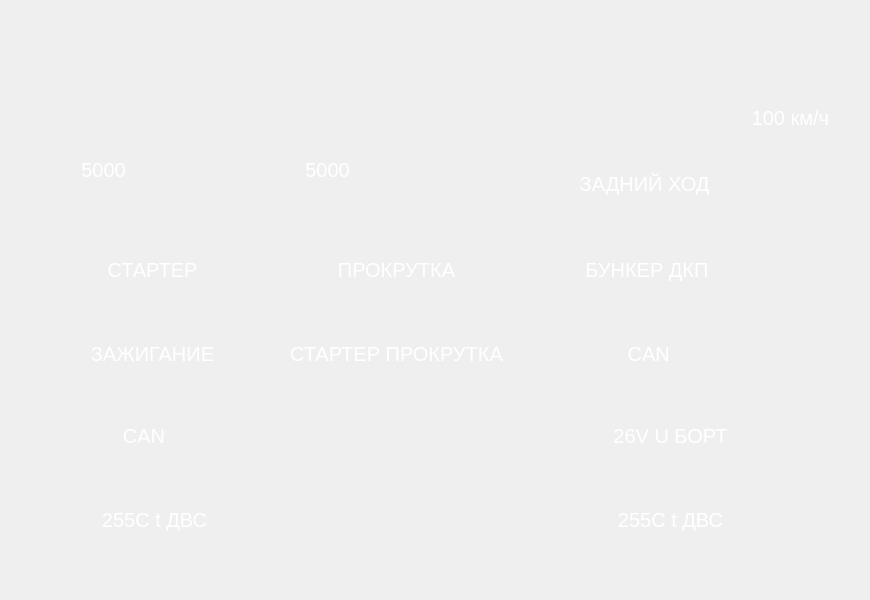
<?xml version="1.0" encoding="UTF-8"?>
<ui version="4.0">
 <class>ServiceOtherEngineLeftForm</class>
 <widget class="QWidget" name="ServiceOtherEngineLeftForm">
  <property name="geometry">
   <rect>
    <x>0</x>
    <y>0</y>
    <width>870</width>
    <height>600</height>
   </rect>
  </property>
  <property name="windowTitle">
   <string>Form</string>
  </property>
  <widget class="QFrame" name="frame_background">
   <property name="geometry">
    <rect>
     <x>0</x>
     <y>0</y>
     <width>870</width>
     <height>600</height>
    </rect>
   </property>
   <property name="styleSheet">
    <string notr="true">QFrame#frame_background
{
	background-image: url(:/Images/Images/service/other/engine/backgrounds/service_engine_sub-background_engine.png);
}</string>
   </property>
   <property name="frameShape">
    <enum>QFrame::NoFrame</enum>
   </property>
   <property name="frameShadow">
    <enum>QFrame::Plain</enum>
   </property>
   <widget class="QPushButton" name="pushButton_starter">
    <property name="geometry">
     <rect>
      <x>32</x>
      <y>242</y>
      <width>241</width>
      <height>55</height>
     </rect>
    </property>
    <property name="font">
     <font>
      <pointsize>15</pointsize>
     </font>
    </property>
    <property name="styleSheet">
     <string notr="true">QPushButton
{
	border-style:none;
	outline: none;
	background-image: url(:/Images/Images/service/buttons/service_button_off.png);
	color: white;
}

QPushButton::pressed
{
	border-style:none;
	outline: none;
	background-image: url(:/Images/Images/service/buttons/service_button_on.png);
	color: black;
}</string>
    </property>
    <property name="text">
     <string>СТАРТЕР</string>
    </property>
    <property name="checkable">
     <bool>false</bool>
    </property>
    <property name="checked">
     <bool>false</bool>
    </property>
   </widget>
   <widget class="QLabel" name="label_bunkerDKP">
    <property name="geometry">
     <rect>
      <x>552</x>
      <y>242</y>
      <width>241</width>
      <height>55</height>
     </rect>
    </property>
    <property name="font">
     <font>
      <pointsize>15</pointsize>
     </font>
    </property>
    <property name="styleSheet">
     <string notr="true">	border-style:none;
	outline: none;
	background-image: url(:/Images/Images/service/buttons/service_button_off.png);
	color: white;</string>
    </property>
    <property name="text">
     <string>      БУНКЕР ДКП</string>
    </property>
   </widget>
   <widget class="QLabel" name="label_bunkerDKP1">
    <property name="geometry">
     <rect>
      <x>746</x>
      <y>252</y>
      <width>33</width>
      <height>33</height>
     </rect>
    </property>
    <property name="styleSheet">
     <string notr="true">border-style:none;
outline: none;
background-image: url(:/Images/Images/service/buttons/service_indication_on.png);</string>
    </property>
    <property name="text">
     <string/>
    </property>
   </widget>
   <widget class="QLabel" name="label_rearGear1">
    <property name="geometry">
     <rect>
      <x>746</x>
      <y>166</y>
      <width>33</width>
      <height>33</height>
     </rect>
    </property>
    <property name="styleSheet">
     <string notr="true">border-style:none;
outline: none;
background-image: url(:/Images/Images/service/buttons/service_indication_off.png);</string>
    </property>
    <property name="text">
     <string/>
    </property>
   </widget>
   <widget class="QLabel" name="label_rearGear">
    <property name="geometry">
     <rect>
      <x>552</x>
      <y>156</y>
      <width>241</width>
      <height>55</height>
     </rect>
    </property>
    <property name="font">
     <font>
      <pointsize>15</pointsize>
     </font>
    </property>
    <property name="styleSheet">
     <string notr="true">	border-style:none;
	outline: none;
	background-image: url(:/Images/Images/service/buttons/service_button_off.png);
	color: white;</string>
    </property>
    <property name="text">
     <string>     ЗАДНИЙ ХОД</string>
    </property>
   </widget>
   <widget class="QLabel" name="label_voltageInternal">
    <property name="geometry">
     <rect>
      <x>550</x>
      <y>408</y>
      <width>241</width>
      <height>55</height>
     </rect>
    </property>
    <property name="font">
     <font>
      <pointsize>15</pointsize>
     </font>
    </property>
    <property name="styleSheet">
     <string notr="true">	border-style:none;
	outline: none;
	background-image: url(:/Images/Images/service/buttons/service_button_off.png);
	color: white;</string>
    </property>
    <property name="text">
     <string>26V U БОРТ</string>
    </property>
    <property name="alignment">
     <set>Qt::AlignCenter</set>
    </property>
   </widget>
   <widget class="QPushButton" name="pushButton_ignition">
    <property name="geometry">
     <rect>
      <x>32</x>
      <y>326</y>
      <width>241</width>
      <height>55</height>
     </rect>
    </property>
    <property name="font">
     <font>
      <pointsize>15</pointsize>
     </font>
    </property>
    <property name="styleSheet">
     <string notr="true">QPushButton
{
	border-style:none;
	outline: none;
	background-image: url(:/Images/Images/service/buttons/service_button_off.png);
	color: white;
}

QPushButton::checked
{
	border-style:none;
	outline: none;
	background-image: url(:/Images/Images/service/buttons/service_button_on.png);
	color: black;
}</string>
    </property>
    <property name="text">
     <string>ЗАЖИГАНИЕ</string>
    </property>
    <property name="checkable">
     <bool>true</bool>
    </property>
    <property name="checked">
     <bool>false</bool>
    </property>
   </widget>
   <widget class="QLabel" name="label_canExternal1">
    <property name="geometry">
     <rect>
      <x>228</x>
      <y>420</y>
      <width>33</width>
      <height>33</height>
     </rect>
    </property>
    <property name="styleSheet">
     <string notr="true">border-style:none;
outline: none;
background-image: url(:/Images/Images/service/buttons/service_indication_on.png);</string>
    </property>
    <property name="text">
     <string/>
    </property>
   </widget>
   <widget class="QLabel" name="label_canExternal">
    <property name="geometry">
     <rect>
      <x>34</x>
      <y>408</y>
      <width>241</width>
      <height>55</height>
     </rect>
    </property>
    <property name="font">
     <font>
      <pointsize>15</pointsize>
     </font>
    </property>
    <property name="styleSheet">
     <string notr="true">	border-style:none;
	outline: none;
	background-image: url(:/Images/Images/service/buttons/service_button_off.png);
	color: white;</string>
    </property>
    <property name="text">
     <string>                CAN</string>
    </property>
   </widget>
   <widget class="QLabel" name="label_temperatureInternal">
    <property name="geometry">
     <rect>
      <x>550</x>
      <y>492</y>
      <width>241</width>
      <height>55</height>
     </rect>
    </property>
    <property name="font">
     <font>
      <pointsize>15</pointsize>
     </font>
    </property>
    <property name="styleSheet">
     <string notr="true">	border-style:none;
	outline: none;
	background-image: url(:/Images/Images/service/buttons/service_button_off.png);
	color: white;</string>
    </property>
    <property name="text">
     <string>255C t ДВС</string>
    </property>
    <property name="alignment">
     <set>Qt::AlignCenter</set>
    </property>
   </widget>
   <widget class="QLabel" name="label_canInternal1">
    <property name="geometry">
     <rect>
      <x>744</x>
      <y>336</y>
      <width>33</width>
      <height>33</height>
     </rect>
    </property>
    <property name="styleSheet">
     <string notr="true">border-style:none;
outline: none;
background-image: url(:/Images/Images/service/buttons/service_indication_on.png);</string>
    </property>
    <property name="text">
     <string/>
    </property>
   </widget>
   <widget class="QLabel" name="label_canInternal">
    <property name="geometry">
     <rect>
      <x>550</x>
      <y>326</y>
      <width>241</width>
      <height>55</height>
     </rect>
    </property>
    <property name="font">
     <font>
      <pointsize>15</pointsize>
     </font>
    </property>
    <property name="styleSheet">
     <string notr="true">	border-style:none;
	outline: none;
	background-image: url(:/Images/Images/service/buttons/service_button_off.png);
	color: white;</string>
    </property>
    <property name="text">
     <string>              CAN</string>
    </property>
   </widget>
   <widget class="QLabel" name="label_temperatureExternal">
    <property name="geometry">
     <rect>
      <x>34</x>
      <y>492</y>
      <width>241</width>
      <height>55</height>
     </rect>
    </property>
    <property name="font">
     <font>
      <pointsize>15</pointsize>
     </font>
    </property>
    <property name="styleSheet">
     <string notr="true">	border-style:none;
	outline: none;
	background-image: url(:/Images/Images/service/buttons/service_button_off.png);
	color: white;</string>
    </property>
    <property name="text">
     <string>255C t ДВС</string>
    </property>
    <property name="alignment">
     <set>Qt::AlignCenter</set>
    </property>
   </widget>
   <widget class="QLabel" name="label_realRPM">
    <property name="geometry">
     <rect>
      <x>44</x>
      <y>154</y>
      <width>119</width>
      <height>31</height>
     </rect>
    </property>
    <property name="font">
     <font>
      <pointsize>15</pointsize>
     </font>
    </property>
    <property name="styleSheet">
     <string notr="true">
	color: white;</string>
    </property>
    <property name="text">
     <string>5000</string>
    </property>
    <property name="alignment">
     <set>Qt::AlignCenter</set>
    </property>
   </widget>
   <widget class="QLabel" name="label_needRPM">
    <property name="geometry">
     <rect>
      <x>278</x>
      <y>152</y>
      <width>99</width>
      <height>35</height>
     </rect>
    </property>
    <property name="font">
     <font>
      <pointsize>15</pointsize>
     </font>
    </property>
    <property name="styleSheet">
     <string notr="true">
	color: white;</string>
    </property>
    <property name="text">
     <string>5000</string>
    </property>
    <property name="alignment">
     <set>Qt::AlignCenter</set>
    </property>
   </widget>
   <widget class="QPushButton" name="pushButton_lessRPM">
    <property name="geometry">
     <rect>
      <x>202</x>
      <y>146</y>
      <width>49</width>
      <height>49</height>
     </rect>
    </property>
    <property name="styleSheet">
     <string notr="true">QPushButton
{
	border-style:none;
	outline: none;
	background-image: url(:/Images/Images/service/other/engine/buttons/service_engine_sub-background_engine_button_left_off.png);
	color: white;
}

QPushButton::pressed
{
	border-style:none;
	outline: none;
	background-image: url(:/Images/Images/service/other/engine/buttons/service_engine_sub-background_engine_button_left_on.png);
	color: black;
}</string>
    </property>
    <property name="text">
     <string/>
    </property>
    <property name="checkable">
     <bool>false</bool>
    </property>
    <property name="checked">
     <bool>false</bool>
    </property>
   </widget>
   <widget class="QPushButton" name="pushButton_moreRPM">
    <property name="geometry">
     <rect>
      <x>410</x>
      <y>146</y>
      <width>49</width>
      <height>49</height>
     </rect>
    </property>
    <property name="styleSheet">
     <string notr="true">QPushButton
{
	border-style:none;
	outline: none;
	background-image: url(:/Images/Images/service/other/engine/buttons/service_engine_sub-background_engine_button_right_off.png);
	color: white;
}

QPushButton::pressed
{
	border-style:none;
	outline: none;
	background-image: url(:/Images/Images/service/other/engine/buttons/service_engine_sub-background_engine_button_right_on.png);
	color: black;
}</string>
    </property>
    <property name="text">
     <string/>
    </property>
    <property name="checkable">
     <bool>false</bool>
    </property>
    <property name="checked">
     <bool>false</bool>
    </property>
   </widget>
   <widget class="QLabel" name="label_waterAlarm_6">
    <property name="geometry">
     <rect>
      <x>736</x>
      <y>102</y>
      <width>93</width>
      <height>31</height>
     </rect>
    </property>
    <property name="font">
     <font>
      <pointsize>15</pointsize>
     </font>
    </property>
    <property name="styleSheet">
     <string notr="true">
	color: white;</string>
    </property>
    <property name="text">
     <string>100 км/ч</string>
    </property>
    <property name="alignment">
     <set>Qt::AlignRight|Qt::AlignTrailing|Qt::AlignVCenter</set>
    </property>
   </widget>
   <widget class="QPushButton" name="pushButton_preroll">
    <property name="geometry">
     <rect>
      <x>276</x>
      <y>242</y>
      <width>241</width>
      <height>55</height>
     </rect>
    </property>
    <property name="font">
     <font>
      <pointsize>15</pointsize>
     </font>
    </property>
    <property name="styleSheet">
     <string notr="true">QPushButton
{
	border-style:none;
	outline: none;
	background-image: url(:/Images/Images/service/buttons/service_button_off.png);
	color: white;
}

QPushButton::pressed, QPushButton::checked
{
	border-style:none;
	outline: none;
	background-image: url(:/Images/Images/service/buttons/service_button_on.png);
	color: black;
}</string>
    </property>
    <property name="text">
     <string>ПРОКРУТКА</string>
    </property>
    <property name="checkable">
     <bool>true</bool>
    </property>
    <property name="checked">
     <bool>false</bool>
    </property>
   </widget>
   <widget class="QPushButton" name="pushButton_starterPreroll">
    <property name="geometry">
     <rect>
      <x>276</x>
      <y>326</y>
      <width>241</width>
      <height>55</height>
     </rect>
    </property>
    <property name="font">
     <font>
      <pointsize>15</pointsize>
     </font>
    </property>
    <property name="styleSheet">
     <string notr="true">QPushButton
{
	border-style:none;
	outline: none;
	background-image: url(:/Images/Images/service/buttons/service_button_off.png);
	color: white;
}

QPushButton::pressed
{
	border-style:none;
	outline: none;
	background-image: url(:/Images/Images/service/buttons/service_button_on.png);
	color: black;
}

QPushButton:disabled
{
	border-style:none;
	outline: none;
	background-color: rgba(40, 40, 40, 200);
	color: rgba(100, 100, 100, 255);
}</string>
    </property>
    <property name="text">
     <string>СТАРТЕР ПРОКРУТКА</string>
    </property>
    <property name="checkable">
     <bool>false</bool>
    </property>
    <property name="checked">
     <bool>false</bool>
    </property>
   </widget>
   <widget class="QLabel" name="label_prerollStatus">
    <property name="geometry">
     <rect>
      <x>32</x>
      <y>548</y>
      <width>806</width>
      <height>44</height>
     </rect>
    </property>
    <property name="font">
     <font>
      <pointsize>13</pointsize>
     </font>
    </property>
    <property name="styleSheet">
     <string notr="true">color: yellow;</string>
    </property>
    <property name="text">
     <string/>
    </property>
    <property name="alignment">
     <set>Qt::AlignCenter</set>
    </property>
   </widget>
   <zorder>pushButton_starter</zorder>
   <zorder>label_bunkerDKP</zorder>
   <zorder>label_bunkerDKP1</zorder>
   <zorder>label_rearGear</zorder>
   <zorder>label_rearGear1</zorder>
   <zorder>label_voltageInternal</zorder>
   <zorder>pushButton_ignition</zorder>
   <zorder>label_canExternal</zorder>
   <zorder>label_canExternal1</zorder>
   <zorder>label_temperatureInternal</zorder>
   <zorder>label_canInternal</zorder>
   <zorder>label_canInternal1</zorder>
   <zorder>label_temperatureExternal</zorder>
   <zorder>label_realRPM</zorder>
   <zorder>label_needRPM</zorder>
   <zorder>pushButton_lessRPM</zorder>
   <zorder>pushButton_moreRPM</zorder>
   <zorder>label_waterAlarm_6</zorder>
   <zorder>pushButton_preroll</zorder>
   <zorder>pushButton_starterPreroll</zorder>
   <zorder>label_prerollStatus</zorder>
  </widget>
 </widget>
 <resources/>
 <connections/>
</ui>
